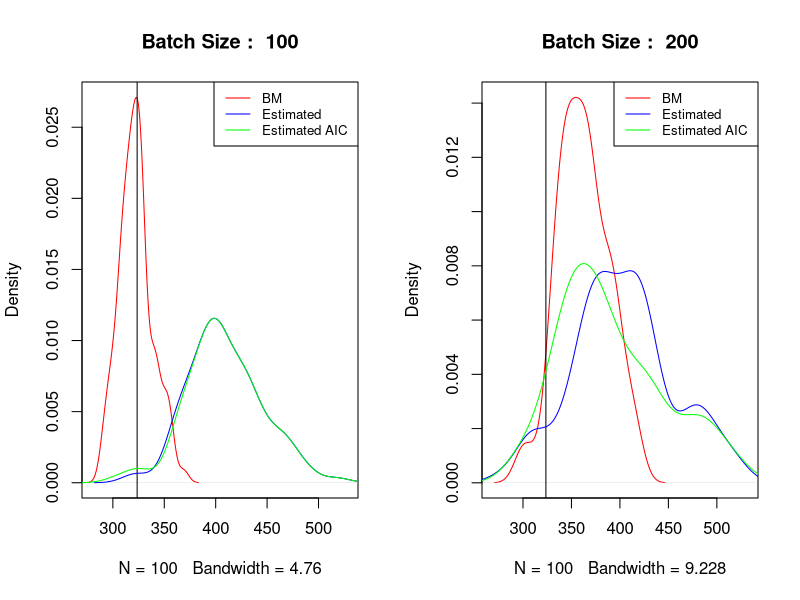
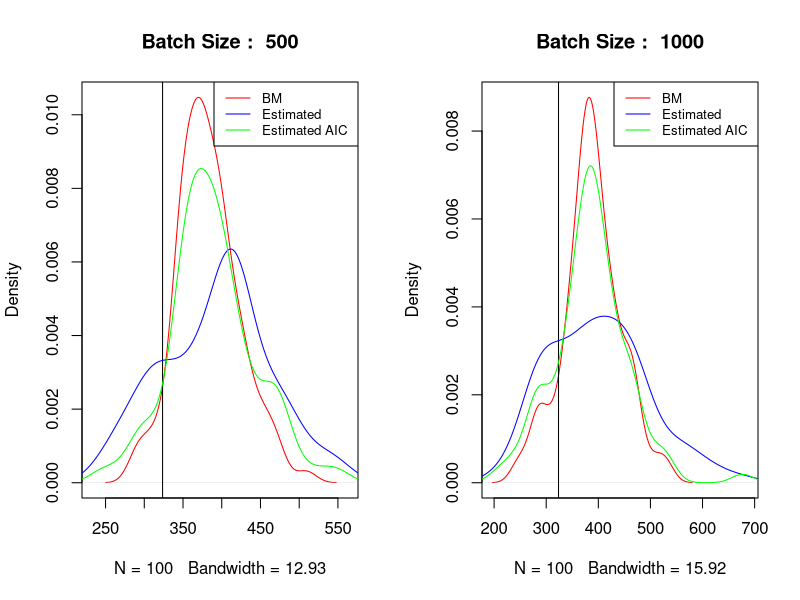
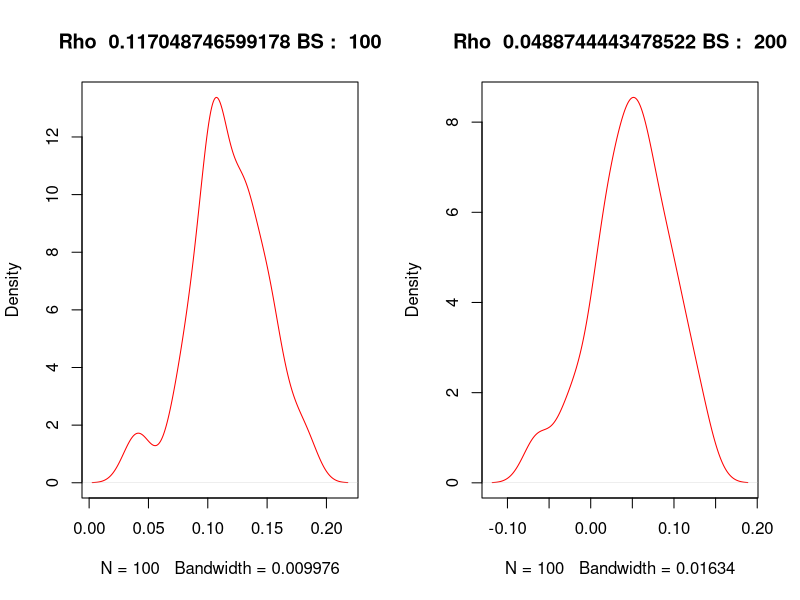
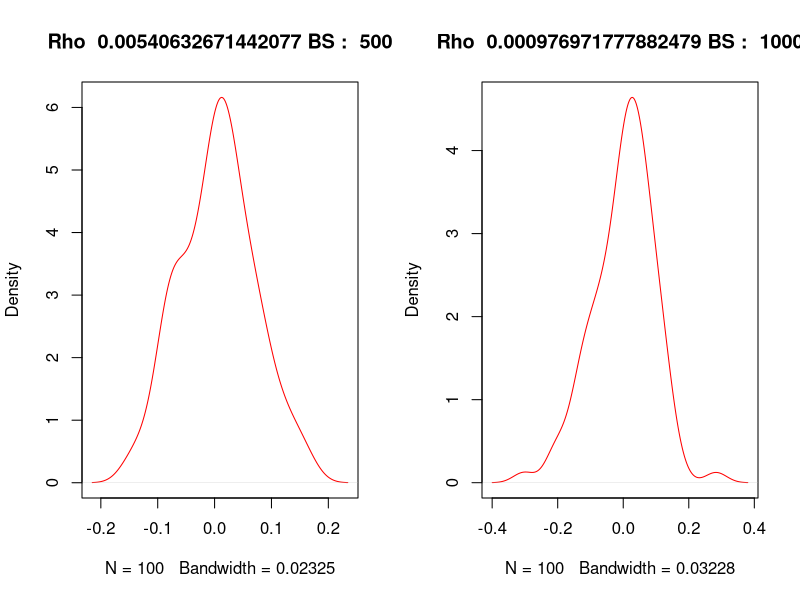

The R script that drew these images, in order:

# When I use this function then it doesnt give the right answer
calculate_est <- function(b, alpha_sq, rho) {
    return ((b*alpha_sq)/((1-rho)^2))
}

b_dist <- c(100,200,500,1000);
# b_dist <- c(10,20,50,100);

iter <- 100

sample_mean_dist <- numeric(length = iter)

bm_sigma_dist <- matrix(0, nrow = length(b_dist), ncol = iter)

est_sigma_dist <- matrix(0, nrow = length(b_dist), ncol = iter)
rho_dist <- matrix(0,nrow = length(b_dist), ncol = iter)
alpha_dist <- matrix(0,nrow = length(b_dist), ncol = iter)

est_sigma_dist_aic <- matrix(0, nrow = length(b_dist), ncol = iter)
rho_dist_aic <- matrix(0,nrow = length(b_dist), ncol = iter)
alpha_dist_aic <- matrix(0,nrow = length(b_dist), ncol = iter)

T <- 1e5

# This is to the code for which model has to be made for an AR1 process
for(it in 1:iter){
    print(paste("Iter : ", it))
    rho <- 0.95
    alpha <- 1

    sigma_true = (alpha^2)/(1-rho)^2

    x <- numeric(T)
    x[1] <- rnorm(1,0,1)

    for(i in 2:T){
        x[i] <- x[i-1]*rho + rnorm(1,0,alpha)
    }
    sample_mean_dist[it] <- mean(x);

    n <- T

    for(b in b_dist){
        a <- n/b
        Y <- numeric(a)

        for(i in 0:(a-1)){
            Y[i+1] <- mean(x[((b*i)+1):(b*(i+1))])
        }

        mu <- mean(x)
        bm_sigma <- (b/(a-1))*(sum((Y-mu)^2))

        # AIC is FALSE
        model <- ar(Y, aic = FALSE, order.max = 1)

        rho_c <- model$ar
        alpha_sq_c <- model$var.pred
        
        est_sigma <- calculate_est(b, alpha_sq_c, rho_c)

        rho_dist[which(b == b_dist), it] <- rho_c
        alpha_dist[which(b == b_dist), it] <- alpha_sq_c

        bm_sigma_dist[which(b == b_dist), it] <- bm_sigma
        est_sigma_dist[which(b == b_dist), it] <- est_sigma

        # AIC is TRUE
        model_aic <- ar(Y, aic = TRUE, order.max = 1)

        if(length(model_aic$ar) == 0){
            rho_c_aic = 0
        } else {
            rho_c_aic <- model_aic$ar
        }
    
        alpha_sq_c_aic <- model_aic$var.pred

        rho_dist_aic[which(b == b_dist), it] <- rho_c_aic
        alpha_dist_aic[which(b == b_dist), it] <- alpha_sq_c_aic

        est_sigma_aic <- calculate_est(b, alpha_sq_c_aic, rho_c_aic)

        est_sigma_dist_aic[which(b == b_dist), it] <- est_sigma_aic
    }
}

cbind(apply(bm_sigma_dist,1,mean),apply(est_sigma_dist,1,mean),apply(est_sigma_dist_aic,1,mean))
cbind(apply(bm_sigma_dist,1,var),apply(est_sigma_dist,1,var),apply(est_sigma_dist_aic,1,var)) 

# par(mfrow=c(2,2))  
par(mfrow=c(1,2))  

for(i in 1:length(b_dist)) {
    plot(density(bm_sigma_dist[i,]), xlim = c(min(bm_sigma_dist[i,],est_sigma_dist[i,],est_sigma_dist_aic[i,]) - 10, max(bm_sigma_dist[i,],est_sigma_dist[i,],est_sigma_dist_aic[i,]) + 10), main = paste("Batch Size : ",b_dist[i]), lwd = 1, col = "red")
    abline(v = T * var(sample_mean_dist))
    lines(density(est_sigma_dist[i,]), lwd = 1, col = "blue")
    lines(density(est_sigma_dist_aic[i,]), lwd = 1, col ="green")
    legend("topright", legend=c("BM ","Estimated ", "Estimated AIC "), col=c("red","blue", "green"), lty=1:1:1, cex=0.8)
}

for(i in 1:length(b_dist)) {
    plot(density(rho_dist[i,]), col = "red", main = paste("Rho ", mean(rho_dist[i,]),"BS : ", b_dist[i]))
}

par(mfrow=c(1,1))


